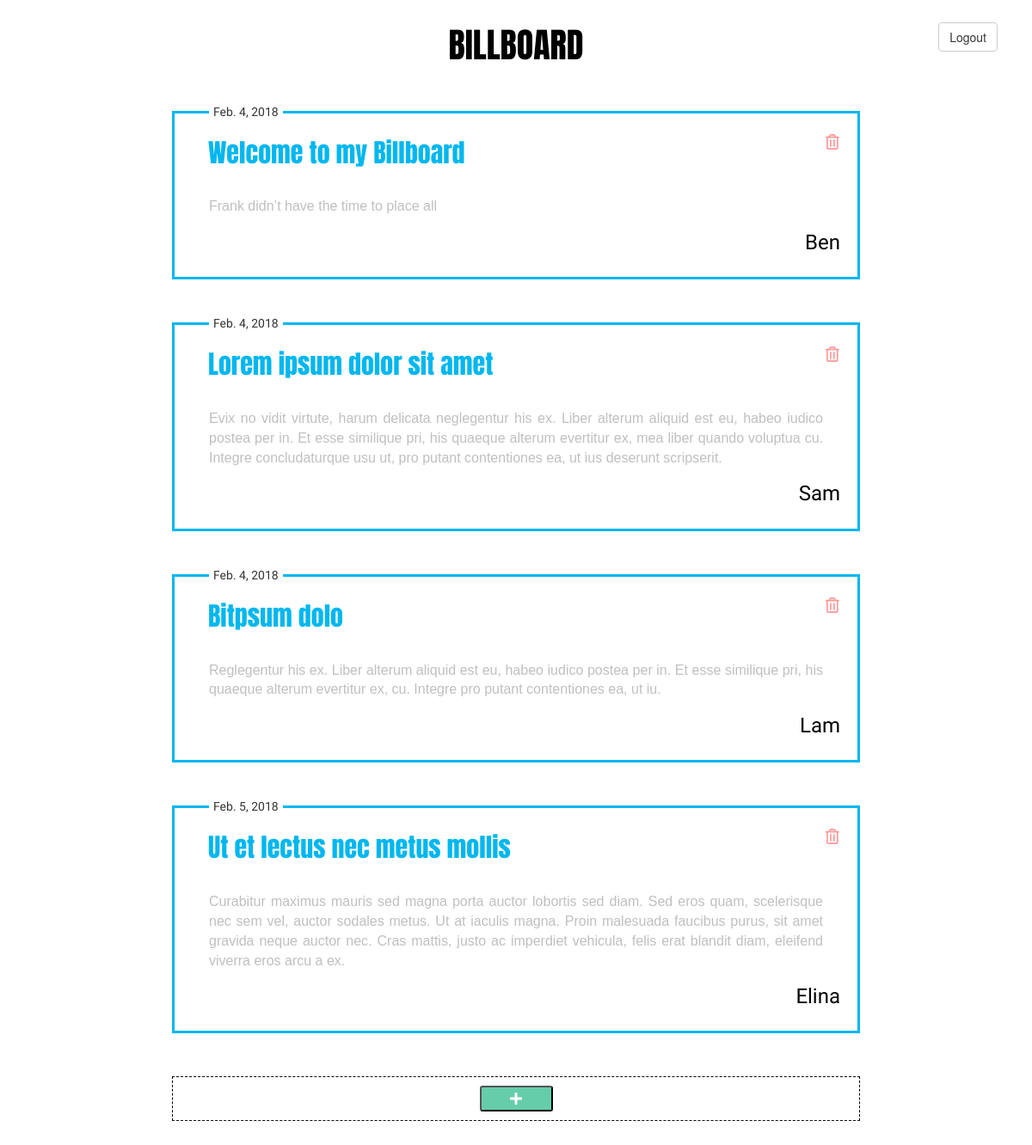
The page /billboard/messages/ (signed in) on the database as committed earlier.
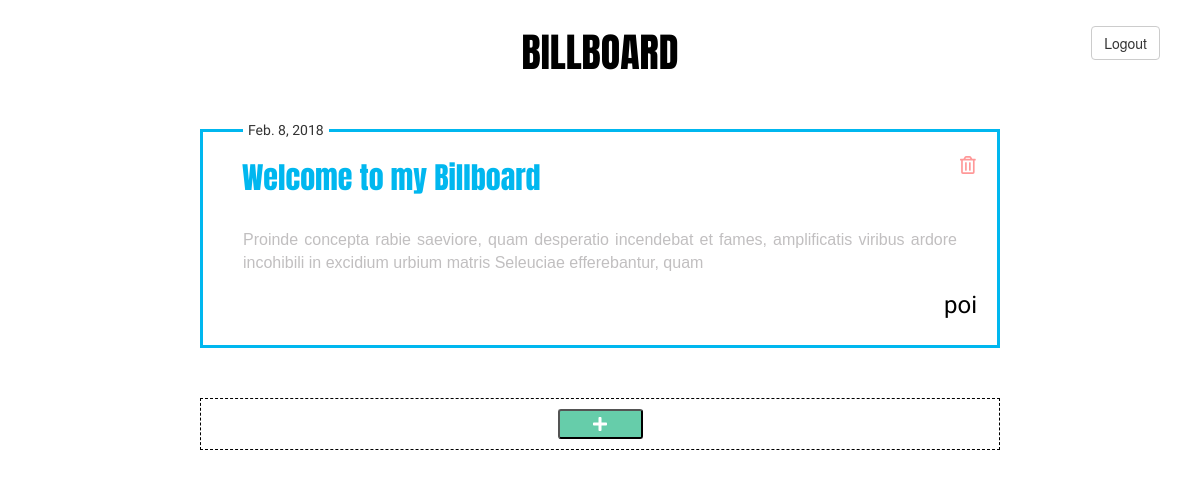
The same page on the database as committed later.
### msg_app/models.py (models this page shows, shortened)
@python_2_unicode_compatible
class Messages(models.Model):
    msg_date = models.DateField(("Date"), auto_now_add=True,)
    msg_title = models.CharField(max_length=200)
    msg = models.CharField(max_length=2000)
    msg_author = models.CharField(max_length=50)

### msg_app/views.py (the view)
def messages(request):
    user=request.user
    if user.is_authenticated():
        all_messages = Messages.objects.all()
        context = {
            'all_messages' : all_messages,
            'time':datetime.now(),
        }
        return render(request, 'messages.html', context)
    else:
        return redirect('home')

### msg_app/templates/messages.html (shortened to what this page needs)
{% extends "main.html" %}
{% block body %}
<form name="logout_user" method="post"  role="form" action="{% url 'logout_user' %}">{% csrf_token %}
    <input name="logout" type="submit" class="btn btn-default" id="logout" value="Logout">
</form>
{% for message in all_messages %}
    <div class="msg_box">
        <span class="trash" id="{{message.id}}"><i class="far fa-trash-alt"></i></span>
        <span class="msg_date">{{ message.msg_date}}</span>
        <div class="msg_title">{{message.msg_title}}</div>
        <div class="msg">{{message.msg}}</div>
        <div class="sign">{{message.msg_author}}</div>
    </div>
{% endfor %}
    <div class="add_msg">
        <button name="new_message" class="plus" id="plus_id"><i class="fas fa-plus"></i></button>
    </div>
{% endblock %}

### msg_app/templates/main.html (shortened to what this page needs)
{% load static %}
<!DOCTYPE html>
<html lang="en">
<head>
    <link rel="stylesheet" href="https://maxcdn.bootstrapcdn.com/bootstrap/3.3.7/css/bootstrap.min.css">
    <link rel="stylesheet" type="text/css" href="{% static '/css/billboard.css' %}">
</head>
<body>
    <div class="title">BILLBOARD</div>
    {% block body %}
    {% endblock %}
</body>
</html>

### msg_app/static/css/billboard.css (style rules this page uses)
body { margin: 4px; }
.title { color: black; font-family: 'Anton', sans-serif; font-size: 40px; margin-top: 2%; margin-bottom: 4%; text-align: center; }
.msg_box { border: 3px solid #00b7ef ; max-width: 800px; padding: 20px; margin: 5px auto 50px; position: relative; display: flex; flex-direction: column; }
.msg_date { background-color: white; padding: 5px; margin-left: 20px; margin-top: -37px; position: absolute; font-family: 'Poiret One', cursive; }
.msg_title { font-family: 'Anton', sans-serif; font-size: 30px; color: #00b7ef; margin: 5px 19px; }
.msg { font-family: Arial, Helvetica, sans-serif; font-size: 16px; color: #c1bfc0; margin: 25px 20px 50px; text-align: justify; text-justify: inter-word; }
.sign { font-family: 'Pinyon Script', cursive; font-size: 24px; color: black; position: absolute; right: 20px; bottom: 23px; }
.add_msg { border: 1px dashed #000000 ; max-width: 800px; padding: 10px; margin: 5px auto 50px; position: relative; display: flex; flex-direction: column; display: flex; align-items: center; justify-content: center; }
.plus { background-color: #66CDAA; color: white; border-radius: 3px; font-size: 16px; cursor: pointer; width: 85px; height: 30px; }
.btn { margin: 10px; }
#logout { position: absolute; top: 16px; right: 30px; }
.trash { position: absolute; right: 17px; width: 20px; font-size: 18px; color: red; opacity: 0.4; transition: opacity 0.5s linear; }

Rows that differ between the two databases and show on the page:
removed Messages: msg_date "Feb. 4, 2018", msg_title "Lorem ipsum dolor sit amet", msg "Evix no vidit virtute, harum delicata neglegentur his ex. Liber alterum aliquid est eu, habeo iudico postea per in. Et esse similique pri, his quaeque alterum evertitur ex, mea liber quando voluptua cu. Integre concludaturque usu ut, pro putant contentiones ea, ut ius deserunt scripserit.", msg_author "Sam"
removed Messages: msg_date "Feb. 4, 2018", msg_title "Bitpsum dolo", msg "Reglegentur his ex. Liber alterum aliquid est eu, habeo iudico postea per in. Et esse similique pri, his quaeque alterum evertitur ex, cu. Integre pro putant contentiones ea, ut iu.", msg_author "Lam"
removed Messages: msg_date "Feb. 5, 2018", msg_title "Ut et lectus nec metus mollis", msg "Curabitur maximus mauris sed magna porta auctor lobortis sed diam. Sed eros quam, scelerisque nec sem vel, auctor sodales metus. Ut at iaculis magna. Proin malesuada faucibus purus, sit amet gravida neque auctor nec. Cras mattis, justo ac imperdiet vehicula, felis erat blandit diam, eleifend viverra eros arcu a ex.", msg_author "Elina"
changed Messages "Welcome to my Billboard": msg_date "Feb. 4, 2018" → "Feb. 8, 2018"; msg "Frank didn’t have the time to place all" → "Proinde concepta rabie saeviore, quam desperatio incendebat et fames, amplificatis viribus ardore incohibili in excidium urbium matris Seleuciae efferebantur, quam"; msg_author "Ben" → "poi"
